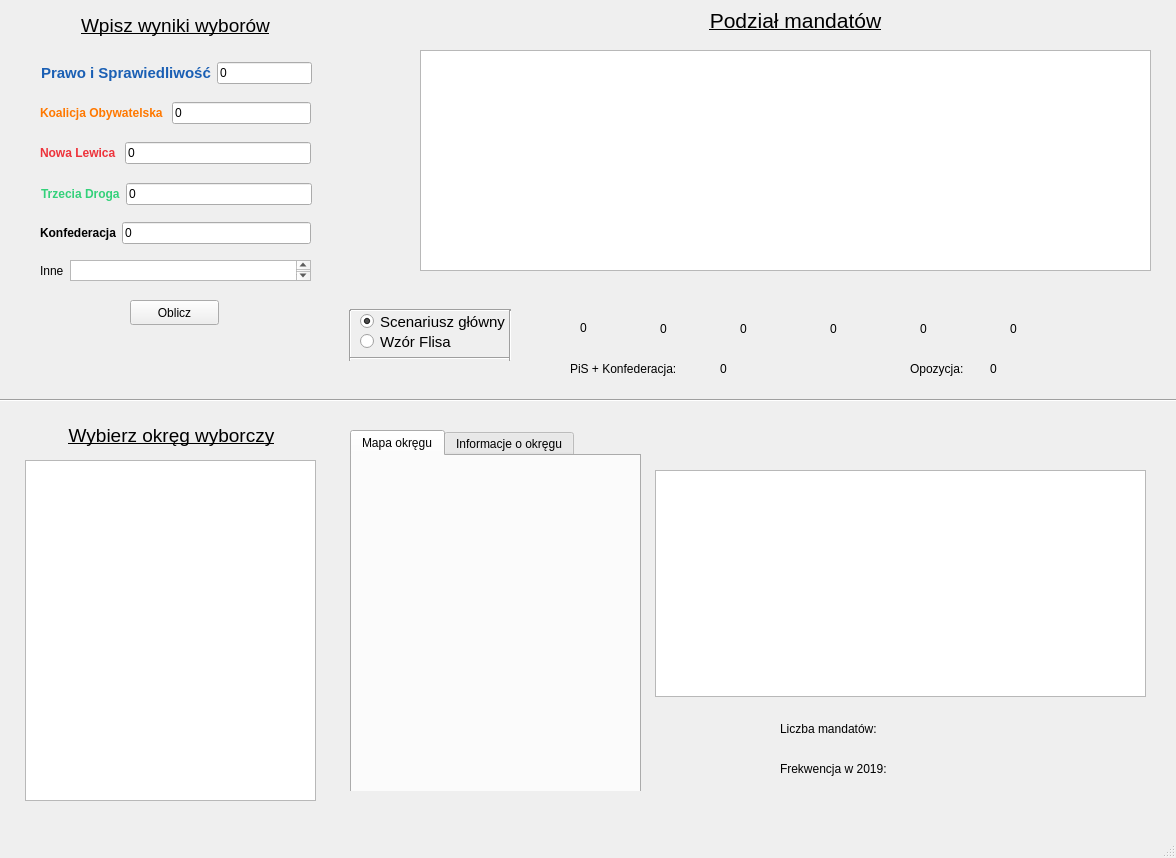
<?xml version="1.0" encoding="UTF-8"?>
<ui version="4.0">
 <class>MainWindow</class>
 <widget class="QMainWindow" name="MainWindow">
  <property name="geometry">
   <rect>
    <x>0</x>
    <y>0</y>
    <width>1176</width>
    <height>858</height>
   </rect>
  </property>
  <property name="windowTitle">
   <string>Kalkulator wyborczy</string>
  </property>
  <widget class="QWidget" name="centralwidget">
   <widget class="QLabel" name="label_3">
    <property name="geometry">
     <rect>
      <x>630</x>
      <y>290</y>
      <width>71</width>
      <height>21</height>
     </rect>
    </property>
    <property name="text">
     <string/>
    </property>
    <property name="pixmap">
     <pixmap>images/Logo_Koalicja_Obywatelska_2023.svg.png</pixmap>
    </property>
    <property name="scaledContents">
     <bool>true</bool>
    </property>
   </widget>
   <widget class="QLabel" name="label_5">
    <property name="geometry">
     <rect>
      <x>720</x>
      <y>290</y>
      <width>51</width>
      <height>21</height>
     </rect>
    </property>
    <property name="text">
     <string/>
    </property>
    <property name="pixmap">
     <pixmap>images/Lewica_01.svg.png</pixmap>
    </property>
    <property name="scaledContents">
     <bool>true</bool>
    </property>
   </widget>
   <widget class="QLabel" name="label_7">
    <property name="geometry">
     <rect>
      <x>890</x>
      <y>280</y>
      <width>61</width>
      <height>31</height>
     </rect>
    </property>
    <property name="text">
     <string/>
    </property>
    <property name="pixmap">
     <pixmap>images/Konfederacja_03.svg.png</pixmap>
    </property>
    <property name="scaledContents">
     <bool>true</bool>
    </property>
   </widget>
   <widget class="QLabel" name="label_9">
    <property name="geometry">
     <rect>
      <x>800</x>
      <y>290</y>
      <width>67</width>
      <height>17</height>
     </rect>
    </property>
    <property name="text">
     <string/>
    </property>
    <property name="pixmap">
     <pixmap>images/Trzecia_Droga_logo.png</pixmap>
    </property>
    <property name="scaledContents">
     <bool>true</bool>
    </property>
   </widget>
   <widget class="QLabel" name="label">
    <property name="geometry">
     <rect>
      <x>560</x>
      <y>280</y>
      <width>41</width>
      <height>41</height>
     </rect>
    </property>
    <property name="text">
     <string/>
    </property>
    <property name="pixmap">
     <pixmap>images/Logo_PiS_Jasne.png</pixmap>
    </property>
    <property name="scaledContents">
     <bool>true</bool>
    </property>
   </widget>
   <widget class="QLabel" name="label_12">
    <property name="geometry">
     <rect>
      <x>40</x>
      <y>10</y>
      <width>271</width>
      <height>31</height>
     </rect>
    </property>
    <property name="font">
     <font>
      <pointsize>14</pointsize>
     </font>
    </property>
    <property name="text">
     <string>&lt;html&gt;&lt;head/&gt;&lt;body&gt;&lt;p&gt;&lt;span style=&quot; text-decoration: underline;&quot;&gt;Wpisz wyniki wyborów&lt;/span&gt;&lt;/p&gt;&lt;/body&gt;&lt;/html&gt;</string>
    </property>
    <property name="alignment">
     <set>Qt::AlignCenter</set>
    </property>
   </widget>
   <widget class="QPushButton" name="pushButton">
    <property name="geometry">
     <rect>
      <x>130</x>
      <y>300</y>
      <width>89</width>
      <height>25</height>
     </rect>
    </property>
    <property name="text">
     <string>Oblicz</string>
    </property>
   </widget>
   <widget class="QGraphicsView" name="graphicsView">
    <property name="geometry">
     <rect>
      <x>420</x>
      <y>50</y>
      <width>731</width>
      <height>221</height>
     </rect>
    </property>
   </widget>
   <widget class="QLabel" name="label_13">
    <property name="geometry">
     <rect>
      <x>610</x>
      <y>0</y>
      <width>371</width>
      <height>41</height>
     </rect>
    </property>
    <property name="font">
     <font>
      <pointsize>16</pointsize>
     </font>
    </property>
    <property name="text">
     <string>&lt;html&gt;&lt;head/&gt;&lt;body&gt;&lt;p&gt;&lt;span style=&quot; text-decoration: underline;&quot;&gt;Podział mandatów&lt;/span&gt;&lt;/p&gt;&lt;/body&gt;&lt;/html&gt;</string>
    </property>
    <property name="alignment">
     <set>Qt::AlignCenter</set>
    </property>
   </widget>
   <widget class="QLabel" name="label_14">
    <property name="geometry">
     <rect>
      <x>990</x>
      <y>280</y>
      <width>41</width>
      <height>31</height>
     </rect>
    </property>
    <property name="text">
     <string/>
    </property>
    <property name="pixmap">
     <pixmap>images/Mniejszość_Niemiecka.svg.png</pixmap>
    </property>
    <property name="scaledContents">
     <bool>true</bool>
    </property>
   </widget>
   <widget class="QLabel" name="label_15">
    <property name="geometry">
     <rect>
      <x>570</x>
      <y>360</y>
      <width>131</width>
      <height>17</height>
     </rect>
    </property>
    <property name="text">
     <string>PiS + Konfederacja:</string>
    </property>
   </widget>
   <widget class="QLabel" name="label_PiSKonf">
    <property name="geometry">
     <rect>
      <x>720</x>
      <y>360</y>
      <width>67</width>
      <height>17</height>
     </rect>
    </property>
    <property name="text">
     <string>0</string>
    </property>
   </widget>
   <widget class="QLabel" name="label_16">
    <property name="geometry">
     <rect>
      <x>910</x>
      <y>360</y>
      <width>71</width>
      <height>17</height>
     </rect>
    </property>
    <property name="text">
     <string>Opozycja:</string>
    </property>
   </widget>
   <widget class="QLabel" name="label_Opposition">
    <property name="geometry">
     <rect>
      <x>990</x>
      <y>360</y>
      <width>67</width>
      <height>17</height>
     </rect>
    </property>
    <property name="text">
     <string>0</string>
    </property>
   </widget>
   <widget class="QLabel" name="label_PiS">
    <property name="geometry">
     <rect>
      <x>550</x>
      <y>320</y>
      <width>67</width>
      <height>17</height>
     </rect>
    </property>
    <property name="text">
     <string>&lt;html&gt;&lt;head/&gt;&lt;body&gt;&lt;p&gt;0&lt;/p&gt;&lt;/body&gt;&lt;/html&gt;</string>
    </property>
    <property name="alignment">
     <set>Qt::AlignCenter</set>
    </property>
   </widget>
   <widget class="QLabel" name="label_KO">
    <property name="geometry">
     <rect>
      <x>630</x>
      <y>320</y>
      <width>67</width>
      <height>17</height>
     </rect>
    </property>
    <property name="text">
     <string>0</string>
    </property>
    <property name="alignment">
     <set>Qt::AlignCenter</set>
    </property>
   </widget>
   <widget class="QLabel" name="label_Lewica">
    <property name="geometry">
     <rect>
      <x>710</x>
      <y>320</y>
      <width>67</width>
      <height>17</height>
     </rect>
    </property>
    <property name="text">
     <string>0</string>
    </property>
    <property name="alignment">
     <set>Qt::AlignCenter</set>
    </property>
   </widget>
   <widget class="QLabel" name="label_TD">
    <property name="geometry">
     <rect>
      <x>800</x>
      <y>320</y>
      <width>67</width>
      <height>17</height>
     </rect>
    </property>
    <property name="text">
     <string>0</string>
    </property>
    <property name="alignment">
     <set>Qt::AlignCenter</set>
    </property>
   </widget>
   <widget class="QLabel" name="label_Konfederacja">
    <property name="geometry">
     <rect>
      <x>890</x>
      <y>320</y>
      <width>67</width>
      <height>17</height>
     </rect>
    </property>
    <property name="text">
     <string>0</string>
    </property>
    <property name="alignment">
     <set>Qt::AlignCenter</set>
    </property>
   </widget>
   <widget class="QLabel" name="label_MN">
    <property name="geometry">
     <rect>
      <x>980</x>
      <y>320</y>
      <width>67</width>
      <height>17</height>
     </rect>
    </property>
    <property name="text">
     <string>0</string>
    </property>
    <property name="alignment">
     <set>Qt::AlignCenter</set>
    </property>
   </widget>
   <widget class="QWidget" name="">
    <property name="geometry">
     <rect>
      <x>40</x>
      <y>220</y>
      <width>271</width>
      <height>27</height>
     </rect>
    </property>
    <layout class="QHBoxLayout" name="horizontalLayout_5">
     <item>
      <widget class="QLabel" name="label_8">
       <property name="text">
        <string>&lt;html&gt;&lt;head/&gt;&lt;body&gt;&lt;p&gt;&lt;span style=&quot; font-weight:600;&quot;&gt;Konfederacja&lt;/span&gt;&lt;/p&gt;&lt;/body&gt;&lt;/html&gt;</string>
       </property>
      </widget>
     </item>
     <item>
      <widget class="QLineEdit" name="lineEdit_Konfederacja">
       <property name="text">
        <string>0</string>
       </property>
      </widget>
     </item>
    </layout>
   </widget>
   <widget class="QWidget" name="">
    <property name="geometry">
     <rect>
      <x>40</x>
      <y>260</y>
      <width>271</width>
      <height>21</height>
     </rect>
    </property>
    <layout class="QHBoxLayout" name="horizontalLayout_6">
     <item>
      <widget class="QLabel" name="label_11">
       <property name="text">
        <string>Inne</string>
       </property>
      </widget>
     </item>
     <item>
      <widget class="QTextBrowser" name="textBrowser"/>
     </item>
    </layout>
   </widget>
   <widget class="QWidget" name="">
    <property name="geometry">
     <rect>
      <x>41</x>
      <y>60</y>
      <width>271</width>
      <height>27</height>
     </rect>
    </property>
    <layout class="QHBoxLayout" name="horizontalLayout">
     <item>
      <widget class="QLabel" name="label_2">
       <property name="font">
        <font>
         <pointsize>11</pointsize>
        </font>
       </property>
       <property name="text">
        <string>&lt;html&gt;&lt;head/&gt;&lt;body&gt;&lt;p&gt;&lt;span style=&quot; font-weight:600; color:#1a5fb4;&quot;&gt;Prawo i Sprawiedliwość&lt;/span&gt;&lt;/p&gt;&lt;/body&gt;&lt;/html&gt;</string>
       </property>
       <property name="textFormat">
        <enum>Qt::AutoText</enum>
       </property>
      </widget>
     </item>
     <item>
      <widget class="QLineEdit" name="lineEdit_PiS">
       <property name="text">
        <string>0</string>
       </property>
      </widget>
     </item>
    </layout>
   </widget>
   <widget class="QWidget" name="">
    <property name="geometry">
     <rect>
      <x>40</x>
      <y>140</y>
      <width>271</width>
      <height>27</height>
     </rect>
    </property>
    <layout class="QHBoxLayout" name="horizontalLayout_3">
     <item>
      <widget class="QLabel" name="label_6">
       <property name="text">
        <string>&lt;html&gt;&lt;head/&gt;&lt;body&gt;&lt;p&gt;&lt;span style=&quot; font-weight:600; color:#ed333b;&quot;&gt;Nowa Lewica                 &lt;/span&gt;&lt;/p&gt;&lt;/body&gt;&lt;/html&gt;</string>
       </property>
      </widget>
     </item>
     <item>
      <widget class="QLineEdit" name="lineEdit_Lewica">
       <property name="text">
        <string>0</string>
       </property>
      </widget>
     </item>
    </layout>
   </widget>
   <widget class="QWidget" name="">
    <property name="geometry">
     <rect>
      <x>40</x>
      <y>100</y>
      <width>271</width>
      <height>27</height>
     </rect>
    </property>
    <layout class="QHBoxLayout" name="horizontalLayout_2">
     <item>
      <widget class="QLabel" name="label_4">
       <property name="text">
        <string>&lt;html&gt;&lt;head/&gt;&lt;body&gt;&lt;p&gt;&lt;span style=&quot; font-weight:600; color:#ff7800;&quot;&gt;Koalicja Obywatelska    &lt;/span&gt;&lt;/p&gt;&lt;/body&gt;&lt;/html&gt;</string>
       </property>
      </widget>
     </item>
     <item>
      <widget class="QLineEdit" name="lineEdit_KO">
       <property name="text">
        <string>0</string>
       </property>
      </widget>
     </item>
    </layout>
   </widget>
   <widget class="QWidget" name="">
    <property name="geometry">
     <rect>
      <x>41</x>
      <y>181</y>
      <width>271</width>
      <height>27</height>
     </rect>
    </property>
    <layout class="QHBoxLayout" name="horizontalLayout_4">
     <item>
      <widget class="QLabel" name="label_10">
       <property name="text">
        <string>&lt;html&gt;&lt;head/&gt;&lt;body&gt;&lt;p&gt;&lt;span style=&quot; font-weight:600; color:#33d17a;&quot;&gt;Trzecia Droga&lt;/span&gt;&lt;/p&gt;&lt;/body&gt;&lt;/html&gt;</string>
       </property>
      </widget>
     </item>
     <item>
      <widget class="QLineEdit" name="lineEdit_TD">
       <property name="text">
        <string>0</string>
       </property>
      </widget>
     </item>
    </layout>
   </widget>
   <widget class="QLabel" name="label_error">
    <property name="geometry">
     <rect>
      <x>40</x>
      <y>340</y>
      <width>271</width>
      <height>20</height>
     </rect>
    </property>
    <property name="text">
     <string/>
    </property>
    <property name="alignment">
     <set>Qt::AlignCenter</set>
    </property>
   </widget>
   <widget class="Line" name="line">
    <property name="geometry">
     <rect>
      <x>0</x>
      <y>390</y>
      <width>1181</width>
      <height>20</height>
     </rect>
    </property>
    <property name="orientation">
     <enum>Qt::Horizontal</enum>
    </property>
   </widget>
   <widget class="QLabel" name="label_19">
    <property name="geometry">
     <rect>
      <x>26</x>
      <y>420</y>
      <width>291</width>
      <height>31</height>
     </rect>
    </property>
    <property name="font">
     <font>
      <pointsize>14</pointsize>
     </font>
    </property>
    <property name="text">
     <string>&lt;html&gt;&lt;head/&gt;&lt;body&gt;&lt;p&gt;&lt;span style=&quot; text-decoration: underline;&quot;&gt;Wybierz okręg wyborczy&lt;/span&gt;&lt;/p&gt;&lt;/body&gt;&lt;/html&gt;</string>
    </property>
    <property name="alignment">
     <set>Qt::AlignCenter</set>
    </property>
   </widget>
   <widget class="QStackedWidget" name="stackedWidget">
    <property name="geometry">
     <rect>
      <x>330</x>
      <y>410</y>
      <width>821</width>
      <height>381</height>
     </rect>
    </property>
    <property name="currentIndex">
     <number>1</number>
    </property>
    <widget class="QWidget" name="page">
     <layout class="QVBoxLayout" name="verticalLayout">
      <item>
       <widget class="QLabel" name="label_17">
        <property name="text">
         <string>&lt;html&gt;&lt;head/&gt;&lt;body&gt;&lt;p&gt;&lt;span style=&quot; color:#77767b;&quot;&gt;Aby zobaczyć widok okręgu wpisz wynik wyborów w scenariuszu głównym i wybierz okrąg&lt;/span&gt;&lt;/p&gt;&lt;/body&gt;&lt;/html&gt;</string>
        </property>
        <property name="alignment">
         <set>Qt::AlignCenter</set>
        </property>
       </widget>
      </item>
     </layout>
    </widget>
    <widget class="QWidget" name="page_2">
     <widget class="QTableWidget" name="tableWidget_results">
      <property name="geometry">
       <rect>
        <x>325</x>
        <y>60</y>
        <width>491</width>
        <height>227</height>
       </rect>
      </property>
     </widget>
     <widget class="QWidget" name="">
      <property name="geometry">
       <rect>
        <x>20</x>
        <y>20</y>
        <width>291</width>
        <height>371</height>
       </rect>
      </property>
      <layout class="QVBoxLayout" name="verticalLayout_2">
       <item>
        <widget class="QTabWidget" name="tabWidget">
         <property name="currentIndex">
          <number>0</number>
         </property>
         <widget class="QWidget" name="tab">
          <attribute name="title">
           <string>Mapa okręgu</string>
          </attribute>
          <widget class="QLabel" name="label_map">
           <property name="geometry">
            <rect>
             <x>0</x>
             <y>10</y>
             <width>281</width>
             <height>251</height>
            </rect>
           </property>
           <property name="text">
            <string/>
           </property>
           <property name="scaledContents">
            <bool>true</bool>
           </property>
          </widget>
          <widget class="QLabel" name="label_boundaries">
           <property name="geometry">
            <rect>
             <x>6</x>
             <y>270</y>
             <width>271</width>
             <height>61</height>
            </rect>
           </property>
           <property name="font">
            <font>
             <pointsize>12</pointsize>
            </font>
           </property>
           <property name="text">
            <string/>
           </property>
           <property name="alignment">
            <set>Qt::AlignCenter</set>
           </property>
           <property name="wordWrap">
            <bool>true</bool>
           </property>
          </widget>
         </widget>
         <widget class="QWidget" name="tab_2">
          <attribute name="title">
           <string>Informacje o okręgu</string>
          </attribute>
          <widget class="QLabel" name="label_18">
           <property name="geometry">
            <rect>
             <x>20</x>
             <y>20</y>
             <width>91</width>
             <height>17</height>
            </rect>
           </property>
           <property name="text">
            <string>Populacja:</string>
           </property>
          </widget>
          <widget class="QLabel" name="label_population">
           <property name="geometry">
            <rect>
             <x>140</x>
             <y>20</y>
             <width>101</width>
             <height>17</height>
            </rect>
           </property>
           <property name="text">
            <string/>
           </property>
          </widget>
          <widget class="QLabel" name="label_20">
           <property name="geometry">
            <rect>
             <x>20</x>
             <y>70</y>
             <width>101</width>
             <height>17</height>
            </rect>
           </property>
           <property name="text">
            <string>Powierzchnia:</string>
           </property>
          </widget>
          <widget class="QLabel" name="label_area">
           <property name="geometry">
            <rect>
             <x>140</x>
             <y>70</y>
             <width>101</width>
             <height>17</height>
            </rect>
           </property>
           <property name="text">
            <string/>
           </property>
          </widget>
          <widget class="QLabel" name="label_21">
           <property name="geometry">
            <rect>
             <x>20</x>
             <y>120</y>
             <width>141</width>
             <height>17</height>
            </rect>
           </property>
           <property name="text">
            <string>Gęstość: </string>
           </property>
          </widget>
          <widget class="QLabel" name="label_density">
           <property name="geometry">
            <rect>
             <x>140</x>
             <y>120</y>
             <width>101</width>
             <height>17</height>
            </rect>
           </property>
           <property name="text">
            <string/>
           </property>
          </widget>
          <widget class="QLabel" name="label_24">
           <property name="geometry">
            <rect>
             <x>20</x>
             <y>180</y>
             <width>241</width>
             <height>17</height>
            </rect>
           </property>
           <property name="text">
            <string>Liczba mieszkańców na mandat:</string>
           </property>
          </widget>
          <widget class="QLabel" name="label_popmandate">
           <property name="geometry">
            <rect>
             <x>100</x>
             <y>210</y>
             <width>67</width>
             <height>17</height>
            </rect>
           </property>
           <property name="text">
            <string/>
           </property>
           <property name="alignment">
            <set>Qt::AlignCenter</set>
           </property>
          </widget>
          <widget class="QLabel" name="label_26">
           <property name="geometry">
            <rect>
             <x>20</x>
             <y>250</y>
             <width>251</width>
             <height>20</height>
            </rect>
           </property>
           <property name="text">
            <string>Względna (do Warszawy) siła głosu:</string>
           </property>
          </widget>
          <widget class="QLabel" name="label_voters_per_seat">
           <property name="geometry">
            <rect>
             <x>100</x>
             <y>280</y>
             <width>67</width>
             <height>17</height>
            </rect>
           </property>
           <property name="text">
            <string/>
           </property>
           <property name="alignment">
            <set>Qt::AlignCenter</set>
           </property>
          </widget>
         </widget>
        </widget>
       </item>
      </layout>
     </widget>
     <widget class="QLabel" name="label_22">
      <property name="geometry">
       <rect>
        <x>450</x>
        <y>310</y>
        <width>131</width>
        <height>17</height>
       </rect>
      </property>
      <property name="text">
       <string>Liczba mandatów:</string>
      </property>
     </widget>
     <widget class="QLabel" name="label_mandates">
      <property name="geometry">
       <rect>
        <x>620</x>
        <y>310</y>
        <width>67</width>
        <height>17</height>
       </rect>
      </property>
      <property name="text">
       <string/>
      </property>
     </widget>
     <widget class="QLabel" name="label_attendance">
      <property name="geometry">
       <rect>
        <x>620</x>
        <y>350</y>
        <width>67</width>
        <height>17</height>
       </rect>
      </property>
      <property name="text">
       <string/>
      </property>
     </widget>
     <widget class="QLabel" name="label_23">
      <property name="geometry">
       <rect>
        <x>450</x>
        <y>350</y>
        <width>141</width>
        <height>17</height>
       </rect>
      </property>
      <property name="text">
       <string>Frekwencja w 2019:</string>
      </property>
     </widget>
     <widget class="QLabel" name="label_district">
      <property name="geometry">
       <rect>
        <x>330</x>
        <y>10</y>
        <width>481</width>
        <height>31</height>
       </rect>
      </property>
      <property name="font">
       <font>
        <pointsize>16</pointsize>
       </font>
      </property>
      <property name="text">
       <string/>
      </property>
      <property name="alignment">
       <set>Qt::AlignCenter</set>
      </property>
     </widget>
    </widget>
   </widget>
   <widget class="QListWidget" name="districts">
    <property name="geometry">
     <rect>
      <x>25</x>
      <y>460</y>
      <width>291</width>
      <height>341</height>
     </rect>
    </property>
   </widget>
   <widget class="QRadioButton" name="radioButton_mainScenario">
    <property name="geometry">
     <rect>
      <x>360</x>
      <y>310</y>
      <width>151</width>
      <height>23</height>
     </rect>
    </property>
    <property name="font">
     <font>
      <pointsize>11</pointsize>
     </font>
    </property>
    <property name="text">
     <string>Scenariusz główny</string>
    </property>
    <property name="checked">
     <bool>true</bool>
    </property>
   </widget>
   <widget class="QRadioButton" name="radioButton_flis">
    <property name="geometry">
     <rect>
      <x>360</x>
      <y>330</y>
      <width>112</width>
      <height>23</height>
     </rect>
    </property>
    <property name="font">
     <font>
      <pointsize>11</pointsize>
     </font>
    </property>
    <property name="text">
     <string>Wzór Flisa</string>
    </property>
   </widget>
   <widget class="Line" name="line_2">
    <property name="geometry">
     <rect>
      <x>350</x>
      <y>300</y>
      <width>161</width>
      <height>20</height>
     </rect>
    </property>
    <property name="orientation">
     <enum>Qt::Horizontal</enum>
    </property>
   </widget>
   <widget class="Line" name="line_3">
    <property name="geometry">
     <rect>
      <x>340</x>
      <y>310</y>
      <width>20</width>
      <height>51</height>
     </rect>
    </property>
    <property name="orientation">
     <enum>Qt::Vertical</enum>
    </property>
   </widget>
   <widget class="Line" name="line_4">
    <property name="geometry">
     <rect>
      <x>350</x>
      <y>350</y>
      <width>161</width>
      <height>16</height>
     </rect>
    </property>
    <property name="orientation">
     <enum>Qt::Horizontal</enum>
    </property>
   </widget>
   <widget class="Line" name="line_5">
    <property name="geometry">
     <rect>
      <x>500</x>
      <y>310</y>
      <width>20</width>
      <height>51</height>
     </rect>
    </property>
    <property name="orientation">
     <enum>Qt::Vertical</enum>
    </property>
   </widget>
  </widget>
  <widget class="QMenuBar" name="menubar">
   <property name="geometry">
    <rect>
     <x>0</x>
     <y>0</y>
     <width>1176</width>
     <height>22</height>
    </rect>
   </property>
  </widget>
  <widget class="QStatusBar" name="statusbar"/>
 </widget>
 <resources/>
 <connections/>
</ui>
